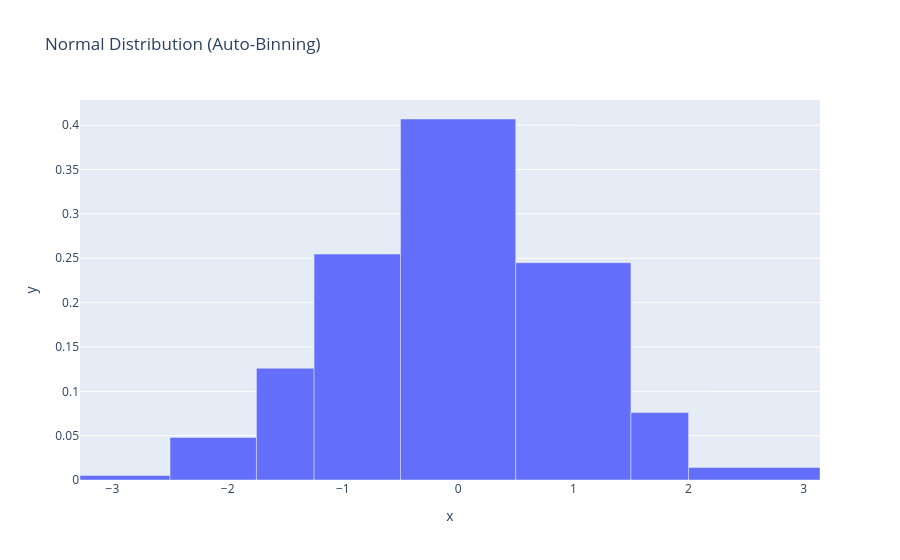

Here is the notebook cell this chart was saved with:
### Code cell
# Generate normal distribution data
data = np.random.normal(0, 1, 1000)

# Create histogram with automatic optimal binning
fig = histogram(x=data, title="Normal Distribution (Auto-Binning)")
fig.show()

### Figure 1 — Plotly figure (JSON) as saved in the notebook; plotly's stock layout.template omitted (floating-point values rounded to 4 significant figures)
{"data": [{"alignmentgroup": "True", "hovertemplate": "x=%{x}<br>y=%{y}<extra></extra>", "legendgroup": "", "marker": {"color": "#636efa", "pattern": {"shape": ""}}, "name": "", "offsetgroup": "", "orientation": "v", "showlegend": false, "type": "bar", "width": [0.7812, 0.75, 0.5, 0.75, 1, 1, 0.5, 1.141], "x": [-2.891, -2.125, -1.5, -0.875, 0.0, 1.0, 1.75, 2.57], "xaxis": "x", "y": [0.00512, 0.048, 0.126, 0.2547, 0.407, 0.245, 0.076, 0.01403], "yaxis": "y"}], "layout": {"legend": {"tracegroupgap": 0}, "title": {"text": "Normal Distribution (Auto-Binning)"}, "xaxis": {"anchor": "y", "domain": [0, 1], "title": {"text": "x"}}, "yaxis": {"anchor": "x", "domain": [0, 1], "title": {"text": "y"}}}}
